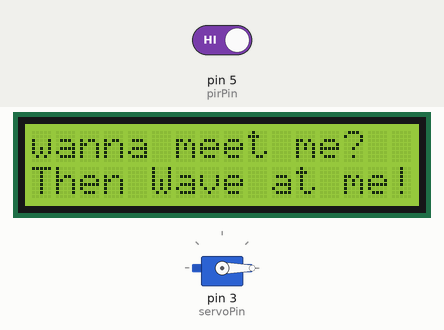
The sketch below on a simulated Arduino Uno, built with avr-gcc and run on an emulated ATmega328P. On the bench: servo, 16×2 character LCD. Inputs (shaded band) come from the test bench; at power-on: pin 5 (pirPin) HIGH. What the sketch prints to the serial monitor is not drawn.

Above: at 1.2 s.
1.3 s: pin 5 (pirPin) driven LOW
At 1.45 s:
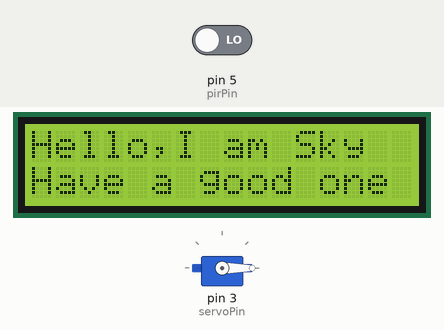
At 2.06 s:
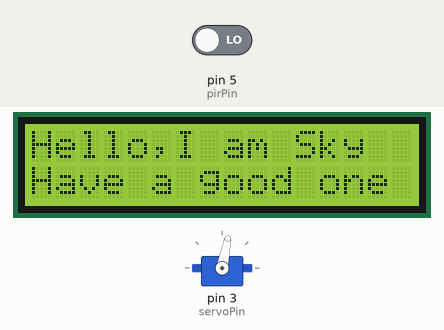
3.7 s: pin 5 (pirPin) driven HIGH
At 5.0 s:
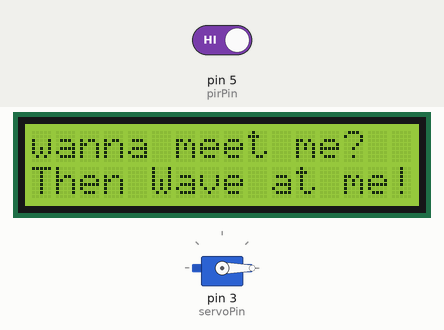
Timing chart, 0 to 6.7 s (numbered marks = the images above; inputs shaded):
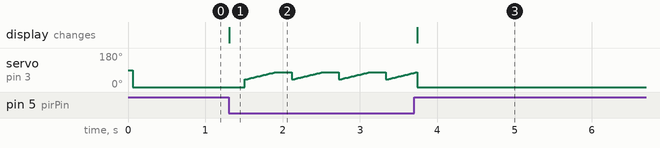

Measured:
- after the input at 1.3 s, servo on pin 3 (servoPin): ramps from 40° to 79° and jumps back, once every 0.61 s; the display: changes at once (image 1)
- after the input at 3.7 s, the display: changes at once (image 3)

The sketch:

Sky_Robot.ino
```cpp
#include<Servo.h> //include the servo library
int servoPin=3;  // set the pin number for the servo motor
int servoPos=90;  // set the angular position of the servo
Servo myServo;

#include<LiquidCrystal.h>  // include the lcd library
// set the pin number for the lcd
int rs=7;
int en=8;
int d4=9;
int d5=10;
int d6=11;
int d7=12;
LiquidCrystal lcd(rs,en,d4,d5,d6,d7);
// set the pin for the IR sensor
int pirPin=5;
int pirVal;


void setup() {
  // put your setup code here, to run once:
Serial.begin(9600);
pinMode(servoPin,OUTPUT);
myServo.attach(servoPin);
lcd.begin(16,2);
pinMode(pirPin,INPUT);
}

void loop() {
  // put your main code here, to run repeatedly:
 pirVal=digitalRead(pirPin); // reading the value from the IR sensor
Serial.println(pirVal);  // Printing the IR sensor value
// execute the following code when the IR sensor value is zero
  if(pirVal==0){
    for(int j=0; j<2;j++){
      lcd.clear();
      lcd.setCursor(0,0);
lcd.print("Hello,I am Sky");
     lcd.setCursor(0,1);
     lcd.print("Have a good one");
     delay(200);
      for(int i=40; i<80; i++){
        myServo.write(i);
           delay(10);

      }

    }


  }
else{

  myServo.write(0);
lcd.setCursor(0,0);
lcd.print("wanna meet me?");
lcd.setCursor(0,1);
lcd.print("Then Wave at me!!");

}

}
```
